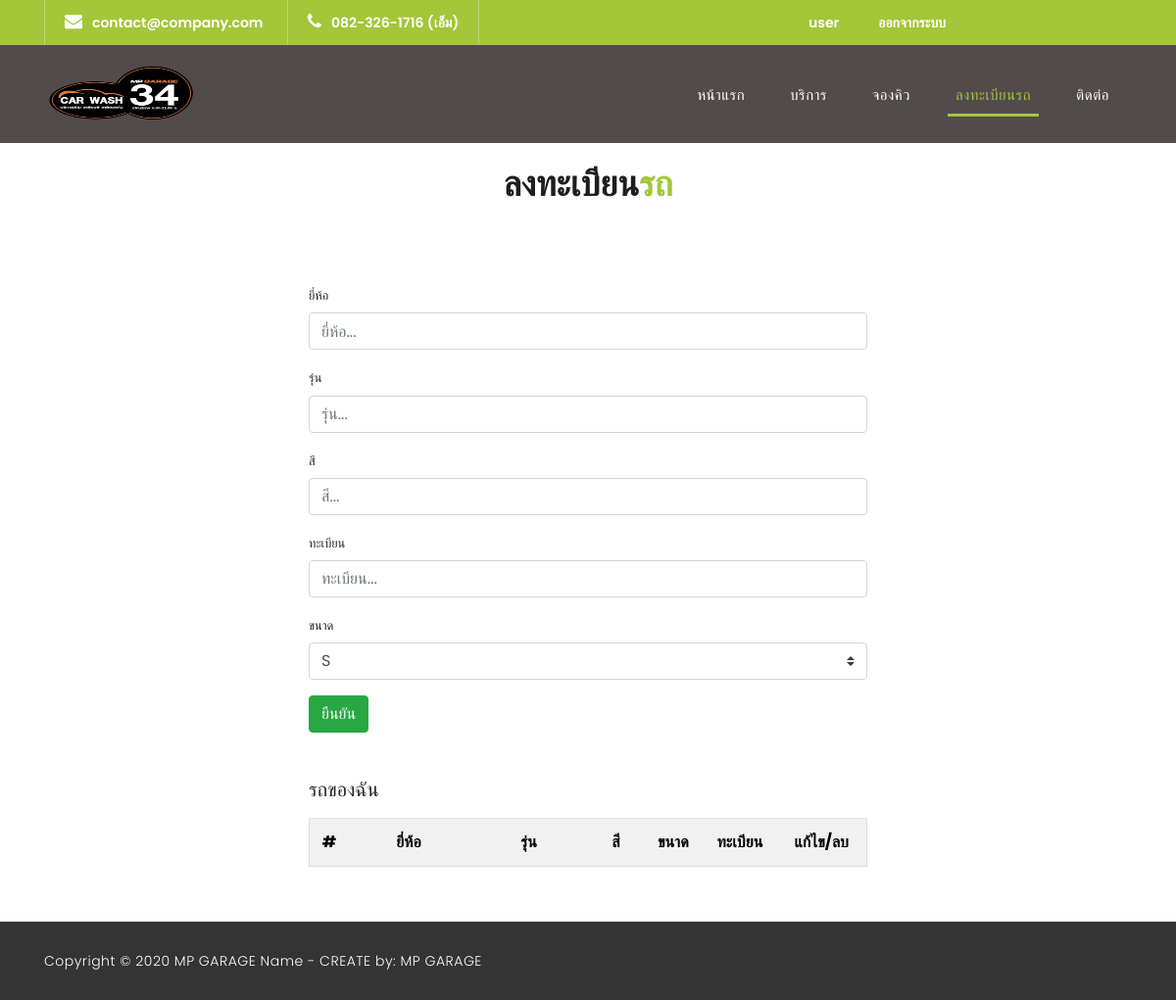
The app's page /users/car_register.php (signed in), older data.
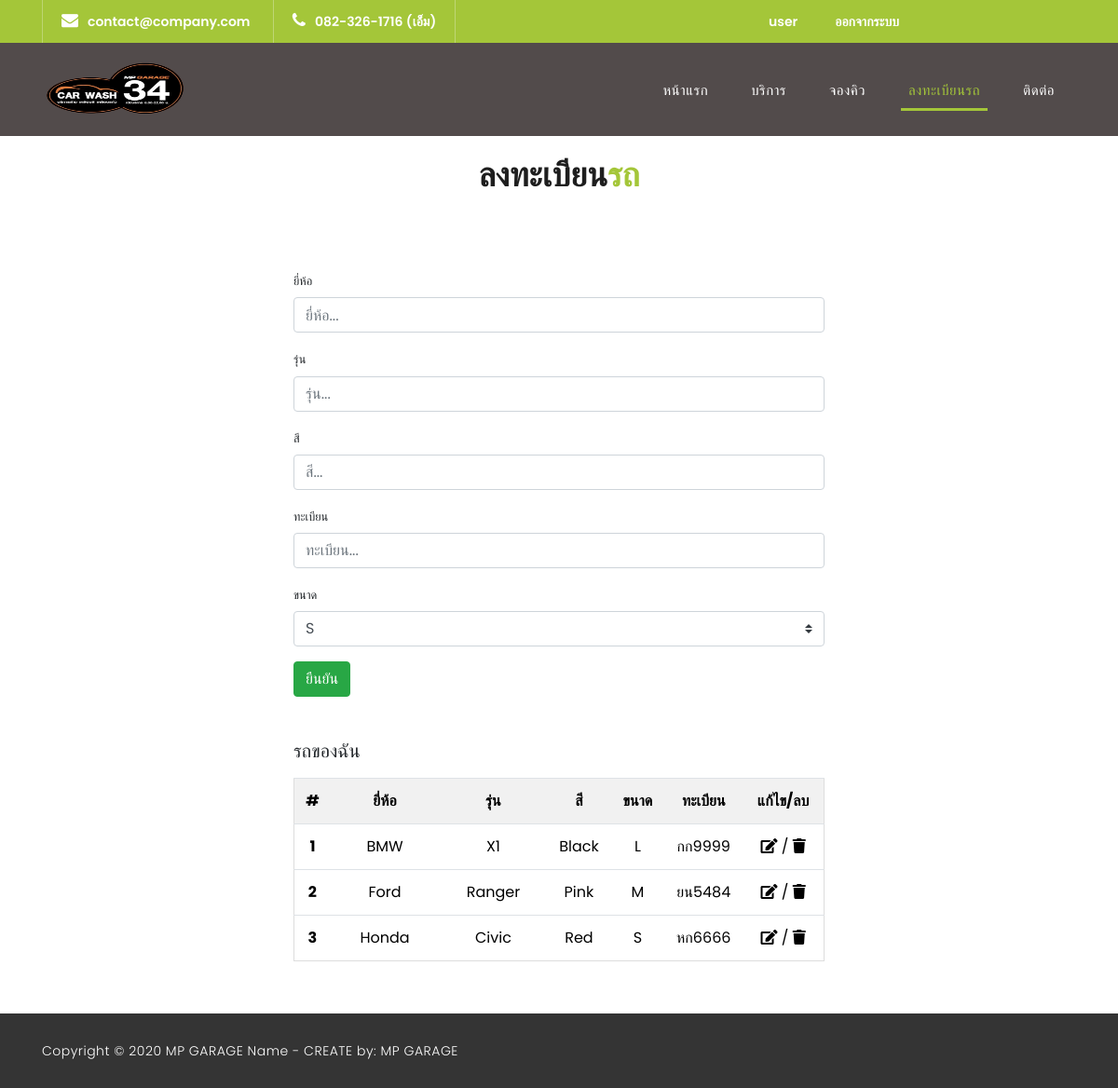
The same page, newer data.
### tables this page shows
CREATE TABLE `cartype` (
  `C_id` int(11) NOT NULL,
  `C_brand` varchar(50) NOT NULL,
  `C_model` varchar(50) NOT NULL,
  `C_size` varchar(2) NOT NULL,
  `C_color` varchar(50) NOT NULL,
  `C_license` varchar(10) NOT NULL,
  `M_id` int(11) DEFAULT 66,
  `C_delete` int(1) NOT NULL,
  `WORKIN_name` varchar(20) NOT NULL
);

### server.php (called while the page is built, shortened)
<?php
    class DB_con {
        function __construct() {
            $conn = mysqli_connect(DB_SERVER, DB_USER, DB_PASS, DB_NAME);
            $this->dbcon = $conn;
        }
    }

### classes/CarType.php (called while the page is built, shortened)
<?php
class Cartype
{
    private $db;
    function __construct($conn)
    {
        $this->db = $conn;
    }
    public function Select_car_By_Mid($M_id)
    {
        $car = mysqli_query($this->db, "SELECT * FROM `cartype` WHERE `M_id`= $M_id and C_delete != 1");
        return $car;
    }
}

### users/car_register.php (the view, shortened to what the changed rows need)
<?php
include_once('../server.php');
include_once('../classes/Cartype.php');
$conn = new DB_con();
$register_car = new Cartype($conn->dbcon);
$cartype = $register_car->Select_car_By_Mid($_SESSION['id']);
?>
<!DOCTYPE html>
<html lang="en">
<head>
    <link href="../vendor/bootstrap/css/bootstrap.min.css" rel="stylesheet">
    <link href="https://cdnjs.cloudflare.com/ajax/libs/font-awesome/5.15.2/css/all.min.css" rel="stylesheet">
    <link rel="stylesheet" href="../assets/css/fontawesome.css">
    <link rel="stylesheet" href="../assets/css/style.css">
    <link rel="stylesheet" href="../assets/css/owl.css">
    <link rel="stylesheet" href="../assets/css/myStyle.css">
</head>
<body>
    <div class="team" style="margin: 0 25%">
        <div class="container">
            <div class="row">
                <div class="col-md-12">
                    <div class="section-heading">
                        <h2>ลงทะเบียน<em>รถ</em></h2>
                    </div>
                    <form name="table_user" action="form.php" method="POST" style="width: 100%;">
                        <table id="myTable" class="table">
                            <tr class="header">
                                <th style="width:3%;">#</th>
                                <th style="width:20%;">ยี่ห้อ</th>
                                <th style="width:20%;">รุ่น</th>
                                <th style="width:9%;">สี</th>
                                <th style="width:10%;">ขนาด</th>
                                <th style="width:10%;">ทะเบียน</th>
                                <th style="width:15%;">แก้ไข/ลบ</th>
                            </tr>
                            <?php $no = 1; ?>
                            <?php while ($num = mysqli_fetch_array($cartype)) :
                                echo ("<tr>
                                    <th>" . $no . "</th>
                                    <td id = \"brand\">" . $num["C_brand"] . "</td>
                                    <td id = \"model\">" . $num["C_model"] . "</td>
                                    <td id = \"color\">" . $num["C_color"] . "</td>
                                    <td id = \"size\">" . $num["C_size"] . "</td>
                                    <td id = \"license\">" . $num['C_license'] . "</td>
                                    <td><a href=\"car_form_edit.php?id=" . $num["C_id"] . "\"><i class=\"fas fa-edit\"></i></a> /
                                        <a href=\"car_form_delete.php?id=" . $num["C_id"] . "\"><i class=\"fas fa-trash\"></i></a>
                                    </td>
                                </tr>");
                                $no++;
                            endwhile ?>
                        </table>
                    </form>
                </div>
            </div>
        </div>
    </div>
</body>
</html>

Row changes from the older to the newer data that the page shows:
added cartype: C_brand "BMW", C_model "X1", C_color "Black", C_size "L", C_license "กก9999"
added cartype: C_brand "Ford", C_model "Ranger", C_color "Pink", C_size "M", C_license "ยน5484"
added cartype: C_brand "Honda", C_model "Civic", C_color "Red", C_size "S", C_license "หก6666"
